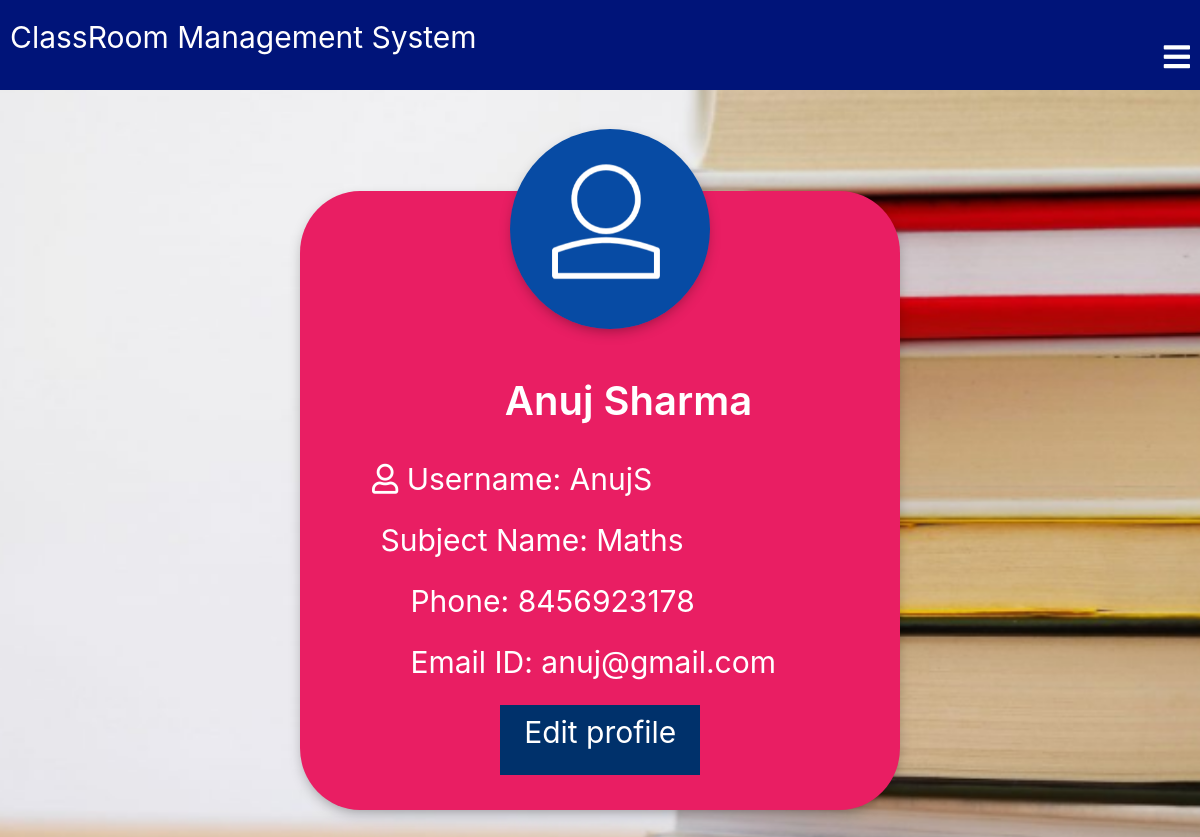
Screenshot of /classroom/classroom/teacher/20/ (signed in) with the database file from the repository.
### classroom/models.py (models this page shows, shortened)
class Teacher(models.Model):
    user = models.OneToOneField(User,on_delete=models.CASCADE,primary_key=True,related_name='Teacher')
    name = models.CharField(max_length=250)
    subject_name = models.CharField(max_length=250)
    email = models.EmailField(max_length=254)
    phone = models.IntegerField()
    teacher_profile_pic = models.ImageField(upload_to="classroom/teacher_profile_pic",blank=True)
    class_students = models.ManyToManyField(Student,through="StudentsInClass")

class User(AbstractUser):
    email = models.EmailField(unique=True)
    name = models.CharField(max_length=100,default="Unknown")  # Single name field
    phone_number = models.CharField(max_length=15,default="0000000000")
    is_teacher = models.BooleanField(default=False)
    subject = models.CharField(max_length=100, blank=True, null=True)

### classroom/views.py (the view)
# urls.py: path('classroom/teacher/<int:pk>/',views.TeacherDetailView.as_view(),name="teacher_detail"),
class TeacherDetailView(LoginRequiredMixin,DetailView):
    context_object_name = "teacher"
    model = models.Teacher
    template_name = 'classroom/teacher_detail_page.html'

### template/classroom/teacher_detail_page.html (shortened to what this page needs)
{% extends 'classroom/base.html' %}
{% load static %}
{% block content %}
<div class="profile">
  <div class="profile-box">
    {% if teacher.teacher_profile_pic %}
    <img src="{{ teacher.teacher_profile_pic.url }}" alt="">
    {% else %}
    <img src="{% static 'images/login-avatar.PNG' %}" alt="">
    {% endif %}
    <div class="profile-details">
      <h1>{{ teacher.name }}</h1>
      <br>
      <p><i class="far fa-user"></i> Username: {{ teacher.user.username }}</p>
      <p> Subject Name: {{ teacher.subject_name }}</p>
      <p><i class="far fa-phone"></i> Phone: {{ teacher.phone }}</p>
      <p><i class="far fa-envelope-open-text"></i> Email ID: {{ teacher.email }}</p>
      <a href="{% url 'classroom:teacher_update' pk=user.pk %}"><p class="edit-button">Edit profile</p></a>
    </div>
  </div>
</div>
{% endblock %}

### static/css/newbase.css (style rules this page uses)
.profile { margin:0; padding: 0; position: absolute; width:100%; height: 100vh; display:flex; justify-content: center; align-items: center; }
.profile img { position: absolute; margin: 0; width: 100%; height: 100%; object-fit: cover; background-attachment: }
.profile-box { width: 600px; margin-top: 20px; background: #e91e63; position: absolute; padding: 15px; border-radius: 10%; box-shadow: 0 5px 15px -5px #00000070 }
.profile-box img { width: 200px; height: 200px; border-radius: 50%; top: -10%; left: 35%; box-shadow: 0 5px 15px -5px #00000070 }
.profile-details { color: white; margin-top: 30%; margin-left: 10%; }
.profile-details h1 { font-size: 40px; font-weight: 600; text-align: center; }
.profile-details p { font-size: 30px; font-weight: 400; }
.profile-details .edit-button { margin: 20px; margin-left: 25%; height: 70px; width: 200px; text-align: center; background: #00316b; text-decoration: none; color: white; padding: 5px; }

### rows the page displays
Teacher: name "Anuj Sharma", user.username "AnujS", subject_name "Maths", phone "8456923178", email "anuj@gmail.com"
